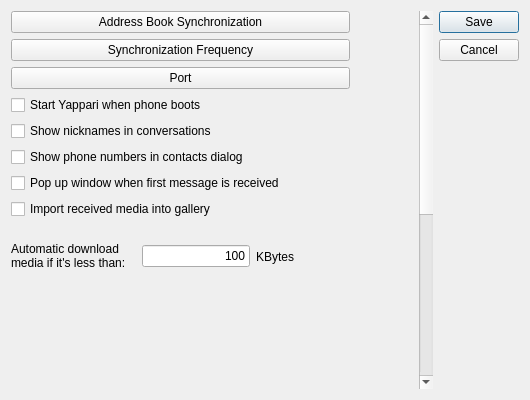
<?xml version="1.0" encoding="UTF-8"?>
<ui version="4.0">
 <class>GlobalSettingsDialog</class>
 <widget class="QDialog" name="GlobalSettingsDialog">
  <property name="geometry">
   <rect>
    <x>0</x>
    <y>0</y>
    <width>530</width>
    <height>400</height>
   </rect>
  </property>
  <property name="windowTitle">
   <string>Settings</string>
  </property>
  <layout class="QHBoxLayout" name="horizontalLayout_3">
   <item>
    <layout class="QHBoxLayout" name="horizontalLayout_2"/>
   </item>
   <item>
    <widget class="QScrollArea" name="scrollArea">
     <property name="sizePolicy">
      <sizepolicy hsizetype="Expanding" vsizetype="Expanding">
       <horstretch>0</horstretch>
       <verstretch>0</verstretch>
      </sizepolicy>
     </property>
     <property name="layoutDirection">
      <enum>Qt::LeftToRight</enum>
     </property>
     <property name="frameShape">
      <enum>QFrame::NoFrame</enum>
     </property>
     <property name="lineWidth">
      <number>0</number>
     </property>
     <property name="widgetResizable">
      <bool>true</bool>
     </property>
     <widget class="QWidget" name="scrollAreaWidgetContents">
      <property name="geometry">
       <rect>
        <x>0</x>
        <y>0</y>
        <width>398</width>
        <height>700</height>
       </rect>
      </property>
      <property name="sizePolicy">
       <sizepolicy hsizetype="Preferred" vsizetype="Preferred">
        <horstretch>0</horstretch>
        <verstretch>0</verstretch>
       </sizepolicy>
      </property>
      <property name="minimumSize">
       <size>
        <width>0</width>
        <height>700</height>
       </size>
      </property>
      <property name="layoutDirection">
       <enum>Qt::LeftToRight</enum>
      </property>
      <widget class="QWidget" name="layoutWidget">
       <property name="geometry">
        <rect>
         <x>0</x>
         <y>0</y>
         <width>339</width>
         <height>277</height>
        </rect>
       </property>
       <layout class="QVBoxLayout" name="verticalLayout">
        <property name="spacing">
         <number>6</number>
        </property>
        <property name="sizeConstraint">
         <enum>QLayout::SetMinAndMaxSize</enum>
        </property>
        <item>
         <widget class="QMaemo5ValueButton" name="syncButton">
          <property name="text">
           <string>Address Book Synchronization</string>
          </property>
         </widget>
        </item>
        <item>
         <widget class="QMaemo5ValueButton" name="syncFreqButton">
          <property name="text">
           <string>Synchronization Frequency</string>
          </property>
         </widget>
        </item>
        <item>
         <widget class="QMaemo5ValueButton" name="portButton">
          <property name="text">
           <string>Port</string>
          </property>
         </widget>
        </item>
        <item>
         <widget class="QCheckBox" name="startOnBootCheckBox">
          <property name="text">
           <string>Start Yappari when phone boots</string>
          </property>
         </widget>
        </item>
        <item>
         <widget class="QCheckBox" name="nicknamesCheckBox">
          <property name="text">
           <string>Show nicknames in conversations</string>
          </property>
         </widget>
        </item>
        <item>
         <widget class="QCheckBox" name="shownumbersCheckBox">
          <property name="text">
           <string>Show phone numbers in contacts dialog</string>
          </property>
         </widget>
        </item>
        <item>
         <widget class="QCheckBox" name="popupCheckbox">
          <property name="text">
           <string>Pop up window when first message is received</string>
          </property>
         </widget>
        </item>
        <item>
         <widget class="QCheckBox" name="importCheckbox">
          <property name="text">
           <string>Import received media into gallery</string>
          </property>
         </widget>
        </item>
        <item>
         <layout class="QHBoxLayout" name="horizontalLayout">
          <item>
           <widget class="QLabel" name="label">
            <property name="sizePolicy">
             <sizepolicy hsizetype="Preferred" vsizetype="Fixed">
              <horstretch>0</horstretch>
              <verstretch>0</verstretch>
             </sizepolicy>
            </property>
            <property name="text">
             <string>Automatic download
media if it's less than:   </string>
            </property>
           </widget>
          </item>
          <item>
           <widget class="QLineEdit" name="automaticDownloadLineEdit">
            <property name="sizePolicy">
             <sizepolicy hsizetype="Fixed" vsizetype="Fixed">
              <horstretch>0</horstretch>
              <verstretch>0</verstretch>
             </sizepolicy>
            </property>
            <property name="minimumSize">
             <size>
              <width>0</width>
              <height>0</height>
             </size>
            </property>
            <property name="maximumSize">
             <size>
              <width>150</width>
              <height>16777215</height>
             </size>
            </property>
            <property name="inputMethodHints">
             <set>Qt::ImhDigitsOnly</set>
            </property>
            <property name="text">
             <string>100</string>
            </property>
            <property name="maxLength">
             <number>5</number>
            </property>
            <property name="alignment">
             <set>Qt::AlignRight|Qt::AlignTrailing|Qt::AlignVCenter</set>
            </property>
           </widget>
          </item>
          <item>
           <widget class="QLabel" name="label_2">
            <property name="text">
             <string>KBytes</string>
            </property>
           </widget>
          </item>
          <item>
           <spacer name="horizontalSpacer">
            <property name="orientation">
             <enum>Qt::Horizontal</enum>
            </property>
            <property name="sizeHint" stdset="0">
             <size>
              <width>40</width>
              <height>20</height>
             </size>
            </property>
           </spacer>
          </item>
         </layout>
        </item>
       </layout>
      </widget>
     </widget>
    </widget>
   </item>
   <item>
    <widget class="QDialogButtonBox" name="buttonBox">
     <property name="orientation">
      <enum>Qt::Vertical</enum>
     </property>
     <property name="standardButtons">
      <set>QDialogButtonBox::Cancel|QDialogButtonBox::Save</set>
     </property>
    </widget>
   </item>
  </layout>
  <zorder>buttonBox</zorder>
  <zorder></zorder>
  <zorder>scrollArea</zorder>
 </widget>
 <customwidgets>
  <customwidget>
   <class>QMaemo5ValueButton</class>
   <extends>QPushButton</extends>
   <header>qmaemo5valuebutton.h</header>
  </customwidget>
 </customwidgets>
 <resources/>
 <connections>
  <connection>
   <sender>buttonBox</sender>
   <signal>accepted()</signal>
   <receiver>GlobalSettingsDialog</receiver>
   <slot>accept()</slot>
   <hints>
    <hint type="sourcelabel">
     <x>248</x>
     <y>254</y>
    </hint>
    <hint type="destinationlabel">
     <x>157</x>
     <y>274</y>
    </hint>
   </hints>
  </connection>
  <connection>
   <sender>buttonBox</sender>
   <signal>rejected()</signal>
   <receiver>GlobalSettingsDialog</receiver>
   <slot>reject()</slot>
   <hints>
    <hint type="sourcelabel">
     <x>316</x>
     <y>260</y>
    </hint>
    <hint type="destinationlabel">
     <x>286</x>
     <y>274</y>
    </hint>
   </hints>
  </connection>
 </connections>
</ui>
